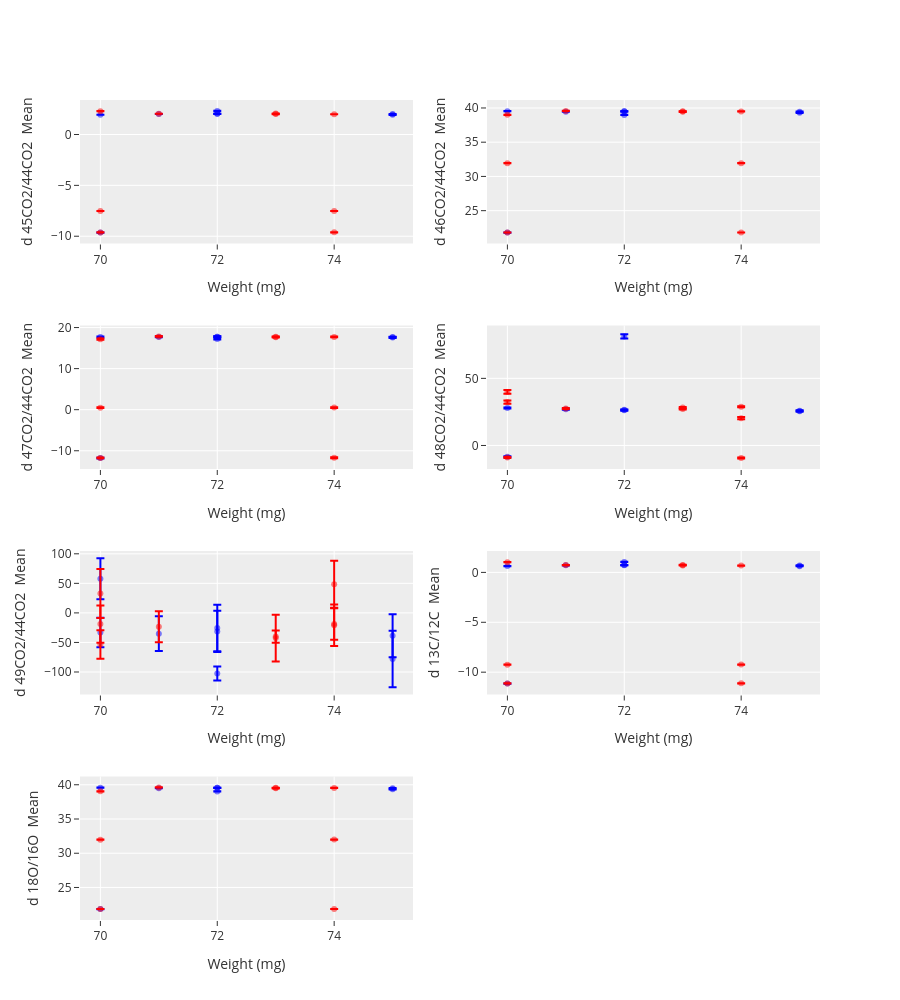

The notebook cell this image was saved under:
### Markdown cell above
## Delta Values Scatter Plots with Error Bars
The code generates multiple scatter plots with error bars to visualize the relationship between weight (mg) and various numeric columns, categorized by line type. It also displays the mean and standard deviation for each numeric column.

**Identify Error and Mean Columns** Identify the columns containing standard deviation values (error_columns) and mean values (mean_columns).

**Create Error Column Dictionary** Create a dictionary (error_dict) that maps each mean column to its corresponding error column.

**Define Subplot Height** Set the height of each subplot using the subplot_height variable.

**Calculate Subplot Layout** Determine the number of rows and columns needed for subplots based on the length of mean_columns.

**Create Subplot Grid** Generate a subplot grid using make_subplots() with the calculated rows, columns, vertical spacing, and horizontal spacing.

**Adjust Figure Height** Set the overall figure height using update_layout() to accommodate all subplots.

**Identify Kiel Acid Line Types** Determine the unique values in the "Line" column

### Code cell
# Get the list of columns that contain the standard deviation and mean values
error_columns = [column for column in df_std_cp.columns if 'Std Dev' in column]
mean_columns = [column for column in df_std_cp.columns if 'Mean' in column]

# Create a dictionary of error columns, keyed by the mean column name
error_dict = {}
for mean_column, error_column in zip(mean_columns, error_columns):
    error_dict[mean_column] = error_column

# Define the height of each subplot (in pixels)
subplot_height = 250
length = len(mean_columns)

# Create a subplot for each column in the DataFrame
fig2 = make_subplots(rows=length // 2 + length % 2, cols=2, vertical_spacing=0.1, horizontal_spacing=0.1)

# Set the height of the figure
fig2.update_layout(height=(length // 2 + length % 2) * subplot_height, showlegend=False)

# Get unique values in the "Line" column
lines = df_std_cp["Line"].unique()

# Define colors for each line
colors = ['blue', 'red']  # Add more colors if there are more than two lines

# Set opacity for mean points
mean_opacity = 0.5  # Adjust as needed

# Iterate through each mean column and create a scatter plot
for i, mean_column in enumerate(mean_columns):
    error_column = error_dict[mean_column]
    for j, line in enumerate(lines):
        data = df_std_cp[df_std_cp["Line"] == line]
        mean = data[mean_column]
        error = data[error_column]
        hovertext = [
            f"<b>{mean_column}</b>: {m:.1f} ± {e:.5f}<br>" +
            "<b>Weight (mg)</b>: {:.1f}<br>".format(w) +
            "<b>Line</b>: " + str(line) + "<br>"
            for m, e, w in zip(mean, error, data["Weight (mg)"])
        ]

        fig2.add_trace(
            go.Scatter(
                x=data["Weight (mg)"],
                y=mean,
                mode='markers',
                name=f"Line {line}",
                marker=dict(color=colors[j % len(colors)], opacity=mean_opacity),
                hoverinfo="text",  # Use custom hover text
                text=hovertext,
                error_y=dict(
                    type='data',
                    array=error,
                    visible=True
                )
            ),
            row=i // 2 + 1,
            col=i % 2 + 1
        )

    # Set the title of the y-axis for each subplot
    fig2.update_yaxes(title_text=mean_column, row=i // 2 + 1, col=i % 2 + 1)
    fig2.update_xaxes(title_text="Weight (mg)", row=i // 2 + 1, col=i % 2 + 1)

# Save the figure to an HTML file
# fig.write_html("multiple_scatter_plots.html")

# Show the figure
fig2.show()

### Figure 1 — Plotly figure (JSON) as saved in the notebook; plotly's stock layout.template omitted (floating-point values rounded to 4 significant figures)
{"data": [{"error_y": {"array": [0.011, 0.007, 0.007, 0.01, 0.006, 0.013, 0.011, 0.006], "type": "data", "visible": true}, "hoverinfo": "text", "marker": {"color": "blue", "opacity": 0.5}, "mode": "markers", "name": "Line 1", "text": ["<b>d 45CO2/44CO2  Mean</b>: 1.9 ± 0.01100<br><b>Weight (mg)</b>: 75.0<br><b>Line</b>: 1<br>", "<b>d 45CO2/44CO2  Mean</b>: 2.0 ± 0.00700<br><b>Weight (mg)</b>: 72.0<br><b>Line</b>: 1<br>", "<b>d 45CO2/44CO2  Mean</b>: 2.0 ± 0.00700<br><b>Weight (mg)</b>: 71.0<br><b>Line</b>: 1<br>", "<b>d 45CO2/44CO2  Mean</b>: 2.0 ± 0.01000<br><b>Weight (mg)</b>: 75.0<br><b>Line</b>: 1<br>", "<b>d 45CO2/44CO2  Mean</b>: 2.0 ± 0.00600<br><b>Weight (mg)</b>: 72.0<br><b>Line</b>: 1<br>", "<b>d 45CO2/44CO2  Mean</b>: 2.3 ± 0.01300<br><b>Weight (mg)</b>: 72.0<br><b>Line</b>: 1<br>", "<b>d 45CO2/44CO2  Mean</b>: -9.6 ± 0.01100<br><b>Weight (mg)</b>: 70.0<br><b>Line</b>: 1<br>", "<b>d 45CO2/44CO2  Mean</b>: 1.9 ± 0.00600<br><b>Weight (mg)</b>: 70.0<br><b>Line</b>: 1<br>"], "type": "scatter", "x": [75, 72, 71, 75, 72, 72, 70, 70], "xaxis": "x", "y": [1.931, 2.041, 2.019, 2.009, 2.031, 2.319, -9.641, 1.948], "yaxis": "y"}, {"error_y": {"array": [0.009, 0.008, 0.007, 0.008, 0.008, 0.011, 0.01, 0.008, 0.007], "type": "data", "visible": true}, "hoverinfo": "text", "marker": {"color": "red", "opacity": 0.5}, "mode": "markers", "name": "Line 2", "text": ["<b>d 45CO2/44CO2  Mean</b>: -9.6 ± 0.00900<br><b>Weight (mg)</b>: 74.0<br><b>Line</b>: 2<br>", "<b>d 45CO2/44CO2  Mean</b>: 2.3 ± 0.00800<br><b>Weight (mg)</b>: 70.0<br><b>Line</b>: 2<br>", "<b>d 45CO2/44CO2  Mean</b>: -7.5 ± 0.00700<br><b>Weight (mg)</b>: 74.0<br><b>Line</b>: 2<br>", "<b>d 45CO2/44CO2  Mean</b>: 2.0 ± 0.00800<br><b>Weight (mg)</b>: 71.0<br><b>Line</b>: 2<br>", "<b>d 45CO2/44CO2  Mean</b>: -9.6 ± 0.00800<br><b>Weight (mg)</b>: 70.0<br><b>Line</b>: 2<br>", "<b>d 45CO2/44CO2  Mean</b>: 2.1 ± 0.01100<br><b>Weight (mg)</b>: 73.0<br><b>Line</b>: 2<br>", "<b>d 45CO2/44CO2  Mean</b>: 2.0 ± 0.01000<br><b>Weight (mg)</b>: 73.0<br><b>Line</b>: 2<br>", "<b>d 45CO2/44CO2  Mean</b>: -7.5 ± 0.00800<br><b>Weight (mg)</b>: 70.0<br><b>Line</b>: 2<br>", "<b>d 45CO2/44CO2  Mean</b>: 2.0 ± 0.00700<br><b>Weight (mg)</b>: 74.0<br><b>Line</b>: 2<br>"], "type": "scatter", "x": [74, 70, 74, 71, 70, 73, 73, 70, 74], "xaxis": "x", "y": [-9.618, 2.299, -7.52, 2.042, -9.629, 2.058, 2.01, -7.524, 1.993], "yaxis": "y"}, {"error_y": {"array": [0.02, 0.015, 0.016, 0.029, 0.018, 0.014, 0.013, 0.017], "type": "data", "visible": true}, "hoverinfo": "text", "marker": {"color": "blue", "opacity": 0.5}, "mode": "markers", "name": "Line 1", "text": ["<b>d 46CO2/44CO2  Mean</b>: 39.3 ± 0.02000<br><b>Weight (mg)</b>: 75.0<br><b>Line</b>: 1<br>", "<b>d 46CO2/44CO2  Mean</b>: 39.5 ± 0.01500<br><b>Weight (mg)</b>: 72.0<br><b>Line</b>: 1<br>", "<b>d 46CO2/44CO2  Mean</b>: 39.5 ± 0.01600<br><b>Weight (mg)</b>: 71.0<br><b>Line</b>: 1<br>", "<b>d 46CO2/44CO2  Mean</b>: 39.4 ± 0.02900<br><b>Weight (mg)</b>: 75.0<br><b>Line</b>: 1<br>", "<b>d 46CO2/44CO2  Mean</b>: 39.5 ± 0.01800<br><b>Weight (mg)</b>: 72.0<br><b>Line</b>: 1<br>", "<b>d 46CO2/44CO2  Mean</b>: 39.0 ± 0.01400<br><b>Weight (mg)</b>: 72.0<br><b>Line</b>: 1<br>", "<b>d 46CO2/44CO2  Mean</b>: 21.8 ± 0.01300<br><b>Weight (mg)</b>: 70.0<br><b>Line</b>: 1<br>", "<b>d 46CO2/44CO2  Mean</b>: 39.5 ± 0.01700<br><b>Weight (mg)</b>: 70.0<br><b>Line</b>: 1<br>"], "type": "scatter", "x": [75, 72, 71, 75, 72, 72, 70, 70], "xaxis": "x2", "y": [39.29, 39.51, 39.45, 39.44, 39.52, 38.98, 21.8, 39.53], "yaxis": "y2"}, {"error_y": {"array": [0.009, 0.015, 0.012, 0.022, 0.01, 0.013, 0.032, 0.013, 0.014], "type": "data", "visible": true}, "hoverinfo": "text", "marker": {"color": "red", "opacity": 0.5}, "mode": "markers", "name": "Line 2", "text": ["<b>d 46CO2/44CO2  Mean</b>: 21.8 ± 0.00900<br><b>Weight (mg)</b>: 74.0<br><b>Line</b>: 2<br>", "<b>d 46CO2/44CO2  Mean</b>: 39.0 ± 0.01500<br><b>Weight (mg)</b>: 70.0<br><b>Line</b>: 2<br>", "<b>d 46CO2/44CO2  Mean</b>: 31.9 ± 0.01200<br><b>Weight (mg)</b>: 74.0<br><b>Line</b>: 2<br>", "<b>d 46CO2/44CO2  Mean</b>: 39.6 ± 0.02200<br><b>Weight (mg)</b>: 71.0<br><b>Line</b>: 2<br>", "<b>d 46CO2/44CO2  Mean</b>: 21.8 ± 0.01000<br><b>Weight (mg)</b>: 70.0<br><b>Line</b>: 2<br>", "<b>d 46CO2/44CO2  Mean</b>: 39.5 ± 0.01300<br><b>Weight (mg)</b>: 73.0<br><b>Line</b>: 2<br>", "<b>d 46CO2/44CO2  Mean</b>: 39.5 ± 0.03200<br><b>Weight (mg)</b>: 73.0<br><b>Line</b>: 2<br>", "<b>d 46CO2/44CO2  Mean</b>: 31.9 ± 0.01300<br><b>Weight (mg)</b>: 70.0<br><b>Line</b>: 2<br>", "<b>d 46CO2/44CO2  Mean</b>: 39.5 ± 0.01400<br><b>Weight (mg)</b>: 74.0<br><b>Line</b>: 2<br>"], "type": "scatter", "x": [74, 70, 74, 71, 70, 73, 73, 70, 74], "xaxis": "x2", "y": [21.82, 39.0, 31.93, 39.57, 21.81, 39.5, 39.45, 31.93, 39.5], "yaxis": "y2"}, {"error_y": {"array": [0.11, 0.104, 0.094, 0.11, 0.088, 0.108, 0.089, 0.098], "type": "data", "visible": true}, "hoverinfo": "text", "marker": {"color": "blue", "opacity": 0.5}, "mode": "markers", "name": "Line 1", "text": ["<b>d 47CO2/44CO2  Mean</b>: 17.6 ± 0.11000<br><b>Weight (mg)</b>: 75.0<br><b>Line</b>: 1<br>", "<b>d 47CO2/44CO2  Mean</b>: 17.8 ± 0.10400<br><b>Weight (mg)</b>: 72.0<br><b>Line</b>: 1<br>", "<b>d 47CO2/44CO2  Mean</b>: 17.7 ± 0.09400<br><b>Weight (mg)</b>: 71.0<br><b>Line</b>: 1<br>", "<b>d 47CO2/44CO2  Mean</b>: 17.7 ± 0.11000<br><b>Weight (mg)</b>: 75.0<br><b>Line</b>: 1<br>", "<b>d 47CO2/44CO2  Mean</b>: 17.8 ± 0.08800<br><b>Weight (mg)</b>: 72.0<br><b>Line</b>: 1<br>", "<b>d 47CO2/44CO2  Mean</b>: 17.2 ± 0.10800<br><b>Weight (mg)</b>: 72.0<br><b>Line</b>: 1<br>", "<b>d 47CO2/44CO2  Mean</b>: -11.8 ± 0.08900<br><b>Weight (mg)</b>: 70.0<br><b>Line</b>: 1<br>", "<b>d 47CO2/44CO2  Mean</b>: 17.7 ± 0.09800<br><b>Weight (mg)</b>: 70.0<br><b>Line</b>: 1<br>"], "type": "scatter", "x": [75, 72, 71, 75, 72, 72, 70, 70], "xaxis": "x3", "y": [17.56, 17.79, 17.71, 17.67, 17.77, 17.19, -11.79, 17.7], "yaxis": "y3"}, {"error_y": {"array": [0.1, 0.126, 0.078, 0.094, 0.085, 0.076, 0.101, 0.097, 0.102], "type": "data", "visible": true}, "hoverinfo": "text", "marker": {"color": "red", "opacity": 0.5}, "mode": "markers", "name": "Line 2", "text": ["<b>d 47CO2/44CO2  Mean</b>: -11.7 ± 0.10000<br><b>Weight (mg)</b>: 74.0<br><b>Line</b>: 2<br>", "<b>d 47CO2/44CO2  Mean</b>: 17.2 ± 0.12600<br><b>Weight (mg)</b>: 70.0<br><b>Line</b>: 2<br>", "<b>d 47CO2/44CO2  Mean</b>: 0.5 ± 0.07800<br><b>Weight (mg)</b>: 74.0<br><b>Line</b>: 2<br>", "<b>d 47CO2/44CO2  Mean</b>: 17.8 ± 0.09400<br><b>Weight (mg)</b>: 71.0<br><b>Line</b>: 2<br>", "<b>d 47CO2/44CO2  Mean</b>: -11.8 ± 0.08500<br><b>Weight (mg)</b>: 70.0<br><b>Line</b>: 2<br>", "<b>d 47CO2/44CO2  Mean</b>: 17.8 ± 0.07600<br><b>Weight (mg)</b>: 73.0<br><b>Line</b>: 2<br>", "<b>d 47CO2/44CO2  Mean</b>: 17.7 ± 0.10100<br><b>Weight (mg)</b>: 73.0<br><b>Line</b>: 2<br>", "<b>d 47CO2/44CO2  Mean</b>: 0.5 ± 0.09700<br><b>Weight (mg)</b>: 70.0<br><b>Line</b>: 2<br>", "<b>d 47CO2/44CO2  Mean</b>: 17.7 ± 0.10200<br><b>Weight (mg)</b>: 74.0<br><b>Line</b>: 2<br>"], "type": "scatter", "x": [74, 70, 74, 71, 70, 73, 73, 70, 74], "xaxis": "x3", "y": [-11.71, 17.18, 0.502, 17.84, -11.75, 17.76, 17.66, 0.484, 17.72], "yaxis": "y3"}, {"error_y": {"array": [0.37, 0.404, 0.378, 0.314, 0.315, 1.594, 0.373, 0.381], "type": "data", "visible": true}, "hoverinfo": "text", "marker": {"color": "blue", "opacity": 0.5}, "mode": "markers", "name": "Line 1", "text": ["<b>d 48CO2/44CO2  Mean</b>: 25.5 ± 0.37000<br><b>Weight (mg)</b>: 75.0<br><b>Line</b>: 1<br>", "<b>d 48CO2/44CO2  Mean</b>: 26.3 ± 0.40400<br><b>Weight (mg)</b>: 72.0<br><b>Line</b>: 1<br>", "<b>d 48CO2/44CO2  Mean</b>: 27.0 ± 0.37800<br><b>Weight (mg)</b>: 71.0<br><b>Line</b>: 1<br>", "<b>d 48CO2/44CO2  Mean</b>: 26.0 ± 0.31400<br><b>Weight (mg)</b>: 75.0<br><b>Line</b>: 1<br>", "<b>d 48CO2/44CO2  Mean</b>: 26.6 ± 0.31500<br><b>Weight (mg)</b>: 72.0<br><b>Line</b>: 1<br>", "<b>d 48CO2/44CO2  Mean</b>: 81.3 ± 1.59400<br><b>Weight (mg)</b>: 72.0<br><b>Line</b>: 1<br>", "<b>d 48CO2/44CO2  Mean</b>: -8.5 ± 0.37300<br><b>Weight (mg)</b>: 70.0<br><b>Line</b>: 1<br>", "<b>d 48CO2/44CO2  Mean</b>: 27.9 ± 0.38100<br><b>Weight (mg)</b>: 70.0<br><b>Line</b>: 1<br>"], "type": "scatter", "x": [75, 72, 71, 75, 72, 72, 70, 70], "xaxis": "x4", "y": [25.46, 26.27, 26.97, 25.96, 26.57, 81.26, -8.497, 27.91], "yaxis": "y4"}, {"error_y": {"array": [0.347, 1.455, 0.866, 0.417, 0.435, 0.344, 0.404, 1.201, 0.422], "type": "data", "visible": true}, "hoverinfo": "text", "marker": {"color": "red", "opacity": 0.5}, "mode": "markers", "name": "Line 2", "text": ["<b>d 48CO2/44CO2  Mean</b>: -9.4 ± 0.34700<br><b>Weight (mg)</b>: 74.0<br><b>Line</b>: 2<br>", "<b>d 48CO2/44CO2  Mean</b>: 39.9 ± 1.45500<br><b>Weight (mg)</b>: 70.0<br><b>Line</b>: 2<br>", "<b>d 48CO2/44CO2  Mean</b>: 20.4 ± 0.86600<br><b>Weight (mg)</b>: 74.0<br><b>Line</b>: 2<br>", "<b>d 48CO2/44CO2  Mean</b>: 27.5 ± 0.41700<br><b>Weight (mg)</b>: 71.0<br><b>Line</b>: 2<br>", "<b>d 48CO2/44CO2  Mean</b>: -8.9 ± 0.43500<br><b>Weight (mg)</b>: 70.0<br><b>Line</b>: 2<br>", "<b>d 48CO2/44CO2  Mean</b>: 27.2 ± 0.34400<br><b>Weight (mg)</b>: 73.0<br><b>Line</b>: 2<br>", "<b>d 48CO2/44CO2  Mean</b>: 28.2 ± 0.40400<br><b>Weight (mg)</b>: 73.0<br><b>Line</b>: 2<br>", "<b>d 48CO2/44CO2  Mean</b>: 32.3 ± 1.20100<br><b>Weight (mg)</b>: 70.0<br><b>Line</b>: 2<br>", "<b>d 48CO2/44CO2  Mean</b>: 28.8 ± 0.42200<br><b>Weight (mg)</b>: 74.0<br><b>Line</b>: 2<br>"], "type": "scatter", "x": [74, 70, 74, 71, 70, 73, 73, 70, 74], "xaxis": "x4", "y": [-9.395, 39.91, 20.36, 27.5, -8.936, 27.19, 28.21, 32.33, 28.83], "yaxis": "y4"}, {"error_y": {"array": [47.86, 39.39, 29.46, 36.38, 35.0, 12.02, 34.82, 24.88], "type": "data", "visible": true}, "hoverinfo": "text", "marker": {"color": "blue", "opacity": 0.5}, "mode": "markers", "name": "Line 1", "text": ["<b>d 49CO2/44CO2  Mean</b>: -78.1 ± 47.85900<br><b>Weight (mg)</b>: 75.0<br><b>Line</b>: 1<br>", "<b>d 49CO2/44CO2  Mean</b>: -25.4 ± 39.39100<br><b>Weight (mg)</b>: 72.0<br><b>Line</b>: 1<br>", "<b>d 49CO2/44CO2  Mean</b>: -35.1 ± 29.46100<br><b>Weight (mg)</b>: 71.0<br><b>Line</b>: 1<br>", "<b>d 49CO2/44CO2  Mean</b>: -38.9 ± 36.38500<br><b>Weight (mg)</b>: 75.0<br><b>Line</b>: 1<br>", "<b>d 49CO2/44CO2  Mean</b>: -31.3 ± 34.99900<br><b>Weight (mg)</b>: 72.0<br><b>Line</b>: 1<br>", "<b>d 49CO2/44CO2  Mean</b>: -102.6 ± 12.01500<br><b>Weight (mg)</b>: 72.0<br><b>Line</b>: 1<br>", "<b>d 49CO2/44CO2  Mean</b>: 57.8 ± 34.82100<br><b>Weight (mg)</b>: 70.0<br><b>Line</b>: 1<br>", "<b>d 49CO2/44CO2  Mean</b>: -33.3 ± 24.88200<br><b>Weight (mg)</b>: 70.0<br><b>Line</b>: 1<br>"], "type": "scatter", "x": [75, 72, 71, 75, 72, 72, 70, 70], "xaxis": "x5", "y": [-78.1, -25.44, -35.13, -38.85, -31.34, -102.6, 57.79, -33.27], "yaxis": "y5"}, {"error_y": {"array": [39.66, 24.08, 26.76, 26.21, 41.34, 10.33, 39.4, 31.4, 35.05], "type": "data", "visible": true}, "hoverinfo": "text", "marker": {"color": "red", "opacity": 0.5}, "mode": "markers", "name": "Line 2", "text": ["<b>d 49CO2/44CO2  Mean</b>: 48.6 ± 39.66400<br><b>Weight (mg)</b>: 74.0<br><b>Line</b>: 2<br>", "<b>d 49CO2/44CO2  Mean</b>: -53.4 ± 24.07700<br><b>Weight (mg)</b>: 70.0<br><b>Line</b>: 2<br>", "<b>d 49CO2/44CO2  Mean</b>: -18.7 ± 26.76300<br><b>Weight (mg)</b>: 74.0<br><b>Line</b>: 2<br>", "<b>d 49CO2/44CO2  Mean</b>: -23.6 ± 26.20800<br><b>Weight (mg)</b>: 71.0<br><b>Line</b>: 2<br>", "<b>d 49CO2/44CO2  Mean</b>: 32.8 ± 41.34300<br><b>Weight (mg)</b>: 70.0<br><b>Line</b>: 2<br>", "<b>d 49CO2/44CO2  Mean</b>: -40.1 ± 10.33100<br><b>Weight (mg)</b>: 73.0<br><b>Line</b>: 2<br>", "<b>d 49CO2/44CO2  Mean</b>: -42.6 ± 39.40200<br><b>Weight (mg)</b>: 73.0<br><b>Line</b>: 2<br>", "<b>d 49CO2/44CO2  Mean</b>: -19.0 ± 31.39600<br><b>Weight (mg)</b>: 70.0<br><b>Line</b>: 2<br>", "<b>d 49CO2/44CO2  Mean</b>: -21.0 ± 35.04800<br><b>Weight (mg)</b>: 74.0<br><b>Line</b>: 2<br>"], "type": "scatter", "x": [74, 70, 74, 71, 70, 73, 73, 70, 74], "xaxis": "x5", "y": [48.57, -53.4, -18.71, -23.58, 32.81, -40.09, -42.65, -18.98, -21.01], "yaxis": "y5"}, {"error_y": {"array": [0.012, 0.008, 0.007, 0.01, 0.007, 0.014, 0.012, 0.007], "type": "data", "visible": true}, "hoverinfo": "text", "marker": {"color": "blue", "opacity": 0.5}, "mode": "markers", "name": "Line 1", "text": ["<b>d 13C/12C  Mean</b>: 0.6 ± 0.01200<br><b>Weight (mg)</b>: 75.0<br><b>Line</b>: 1<br>", "<b>d 13C/12C  Mean</b>: 0.7 ± 0.00800<br><b>Weight (mg)</b>: 72.0<br><b>Line</b>: 1<br>", "<b>d 13C/12C  Mean</b>: 0.7 ± 0.00700<br><b>Weight (mg)</b>: 71.0<br><b>Line</b>: 1<br>", "<b>d 13C/12C  Mean</b>: 0.7 ± 0.01000<br><b>Weight (mg)</b>: 75.0<br><b>Line</b>: 1<br>", "<b>d 13C/12C  Mean</b>: 0.7 ± 0.00700<br><b>Weight (mg)</b>: 72.0<br><b>Line</b>: 1<br>", "<b>d 13C/12C  Mean</b>: 1.1 ± 0.01400<br><b>Weight (mg)</b>: 72.0<br><b>Line</b>: 1<br>", "<b>d 13C/12C  Mean</b>: -11.1 ± 0.01200<br><b>Weight (mg)</b>: 70.0<br><b>Line</b>: 1<br>", "<b>d 13C/12C  Mean</b>: 0.6 ± 0.00700<br><b>Weight (mg)</b>: 70.0<br><b>Line</b>: 1<br>"], "type": "scatter", "x": [75, 72, 71, 75, 72, 72, 70, 70], "xaxis": "x6", "y": [0.623, 0.733, 0.711, 0.701, 0.722, 1.05, -11.14, 0.632], "yaxis": "y6"}, {"error_y": {"array": [0.01, 0.008, 0.008, 0.008, 0.009, 0.011, 0.01, 0.008, 0.008], "type": "data", "visible": true}, "hoverinfo": "text", "marker": {"color": "red", "opacity": 0.5}, "mode": "markers", "name": "Line 2", "text": ["<b>d 13C/12C  Mean</b>: -11.1 ± 0.01000<br><b>Weight (mg)</b>: 74.0<br><b>Line</b>: 2<br>", "<b>d 13C/12C  Mean</b>: 1.0 ± 0.00800<br><b>Weight (mg)</b>: 70.0<br><b>Line</b>: 2<br>", "<b>d 13C/12C  Mean</b>: -9.2 ± 0.00800<br><b>Weight (mg)</b>: 74.0<br><b>Line</b>: 2<br>", "<b>d 13C/12C  Mean</b>: 0.7 ± 0.00800<br><b>Weight (mg)</b>: 71.0<br><b>Line</b>: 2<br>", "<b>d 13C/12C  Mean</b>: -11.1 ± 0.00900<br><b>Weight (mg)</b>: 70.0<br><b>Line</b>: 2<br>", "<b>d 13C/12C  Mean</b>: 0.8 ± 0.01100<br><b>Weight (mg)</b>: 73.0<br><b>Line</b>: 2<br>", "<b>d 13C/12C  Mean</b>: 0.7 ± 0.01000<br><b>Weight (mg)</b>: 73.0<br><b>Line</b>: 2<br>", "<b>d 13C/12C  Mean</b>: -9.2 ± 0.00800<br><b>Weight (mg)</b>: 70.0<br><b>Line</b>: 2<br>", "<b>d 13C/12C  Mean</b>: 0.7 ± 0.00800<br><b>Weight (mg)</b>: 74.0<br><b>Line</b>: 2<br>"], "type": "scatter", "x": [74, 70, 74, 71, 70, 73, 73, 70, 74], "xaxis": "x6", "y": [-11.12, 1.028, -9.24, 0.731, -11.13, 0.751, 0.702, -9.245, 0.682], "yaxis": "y6"}, {"error_y": {"array": [0.02, 0.015, 0.016, 0.029, 0.018, 0.015, 0.013, 0.017], "type": "data", "visible": true}, "hoverinfo": "text", "marker": {"color": "blue", "opacity": 0.5}, "mode": "markers", "name": "Line 1", "text": ["<b>d 18O/16O  Mean</b>: 39.3 ± 0.02000<br><b>Weight (mg)</b>: 75.0<br><b>Line</b>: 1<br>", "<b>d 18O/16O  Mean</b>: 39.6 ± 0.01500<br><b>Weight (mg)</b>: 72.0<br><b>Line</b>: 1<br>", "<b>d 18O/16O  Mean</b>: 39.5 ± 0.01600<br><b>Weight (mg)</b>: 71.0<br><b>Line</b>: 1<br>", "<b>d 18O/16O  Mean</b>: 39.5 ± 0.02900<br><b>Weight (mg)</b>: 75.0<br><b>Line</b>: 1<br>", "<b>d 18O/16O  Mean</b>: 39.6 ± 0.01800<br><b>Weight (mg)</b>: 72.0<br><b>Line</b>: 1<br>", "<b>d 18O/16O  Mean</b>: 39.0 ± 0.01500<br><b>Weight (mg)</b>: 72.0<br><b>Line</b>: 1<br>", "<b>d 18O/16O  Mean</b>: 21.8 ± 0.01300<br><b>Weight (mg)</b>: 70.0<br><b>Line</b>: 1<br>", "<b>d 18O/16O  Mean</b>: 39.6 ± 0.01700<br><b>Weight (mg)</b>: 70.0<br><b>Line</b>: 1<br>"], "type": "scatter", "x": [75, 72, 71, 75, 72, 72, 70, 70], "xaxis": "x7", "y": [39.33, 39.55, 39.49, 39.48, 39.56, 39.02, 21.85, 39.57], "yaxis": "y7"}, {"error_y": {"array": [0.009, 0.015, 0.012, 0.022, 0.01, 0.013, 0.032, 0.013, 0.014], "type": "data", "visible": true}, "hoverinfo": "text", "marker": {"color": "red", "opacity": 0.5}, "mode": "markers", "name": "Line 2", "text": ["<b>d 18O/16O  Mean</b>: 21.9 ± 0.00900<br><b>Weight (mg)</b>: 74.0<br><b>Line</b>: 2<br>", "<b>d 18O/16O  Mean</b>: 39.0 ± 0.01500<br><b>Weight (mg)</b>: 70.0<br><b>Line</b>: 2<br>", "<b>d 18O/16O  Mean</b>: 32.0 ± 0.01200<br><b>Weight (mg)</b>: 74.0<br><b>Line</b>: 2<br>", "<b>d 18O/16O  Mean</b>: 39.6 ± 0.02200<br><b>Weight (mg)</b>: 71.0<br><b>Line</b>: 2<br>", "<b>d 18O/16O  Mean</b>: 21.9 ± 0.01000<br><b>Weight (mg)</b>: 70.0<br><b>Line</b>: 2<br>", "<b>d 18O/16O  Mean</b>: 39.5 ± 0.01300<br><b>Weight (mg)</b>: 73.0<br><b>Line</b>: 2<br>", "<b>d 18O/16O  Mean</b>: 39.5 ± 0.03200<br><b>Weight (mg)</b>: 73.0<br><b>Line</b>: 2<br>", "<b>d 18O/16O  Mean</b>: 32.0 ± 0.01300<br><b>Weight (mg)</b>: 70.0<br><b>Line</b>: 2<br>", "<b>d 18O/16O  Mean</b>: 39.5 ± 0.01400<br><b>Weight (mg)</b>: 74.0<br><b>Line</b>: 2<br>"], "type": "scatter", "x": [74, 70, 74, 71, 70, 73, 73, 70, 74], "xaxis": "x7", "y": [21.87, 39.04, 31.99, 39.61, 21.86, 39.55, 39.49, 31.99, 39.54], "yaxis": "y7"}], "layout": {"height": 1000, "showlegend": false, "xaxis": {"anchor": "y", "domain": [0, 0.45], "title": {"text": "Weight (mg)"}}, "xaxis2": {"anchor": "y2", "domain": [0.55, 1], "title": {"text": "Weight (mg)"}}, "xaxis3": {"anchor": "y3", "domain": [0, 0.45], "title": {"text": "Weight (mg)"}}, "xaxis4": {"anchor": "y4", "domain": [0.55, 1], "title": {"text": "Weight (mg)"}}, "xaxis5": {"anchor": "y5", "domain": [0, 0.45], "title": {"text": "Weight (mg)"}}, "xaxis6": {"anchor": "y6", "domain": [0.55, 1], "title": {"text": "Weight (mg)"}}, "xaxis7": {"anchor": "y7", "domain": [0, 0.45], "title": {"text": "Weight (mg)"}}, "xaxis8": {"anchor": "y8", "domain": [0.55, 1]}, "yaxis": {"anchor": "x", "domain": [0.825, 1], "title": {"text": "d 45CO2/44CO2  Mean"}}, "yaxis2": {"anchor": "x2", "domain": [0.825, 1], "title": {"text": "d 46CO2/44CO2  Mean"}}, "yaxis3": {"anchor": "x3", "domain": [0.55, 0.725], "title": {"text": "d 47CO2/44CO2  Mean"}}, "yaxis4": {"anchor": "x4", "domain": [0.55, 0.725], "title": {"text": "d 48CO2/44CO2  Mean"}}, "yaxis5": {"anchor": "x5", "domain": [0.275, 0.45], "title": {"text": "d 49CO2/44CO2  Mean"}}, "yaxis6": {"anchor": "x6", "domain": [0.275, 0.45], "title": {"text": "d 13C/12C  Mean"}}, "yaxis7": {"anchor": "x7", "domain": [0, 0.175], "title": {"text": "d 18O/16O  Mean"}}, "yaxis8": {"anchor": "x8", "domain": [0, 0.175]}}}
